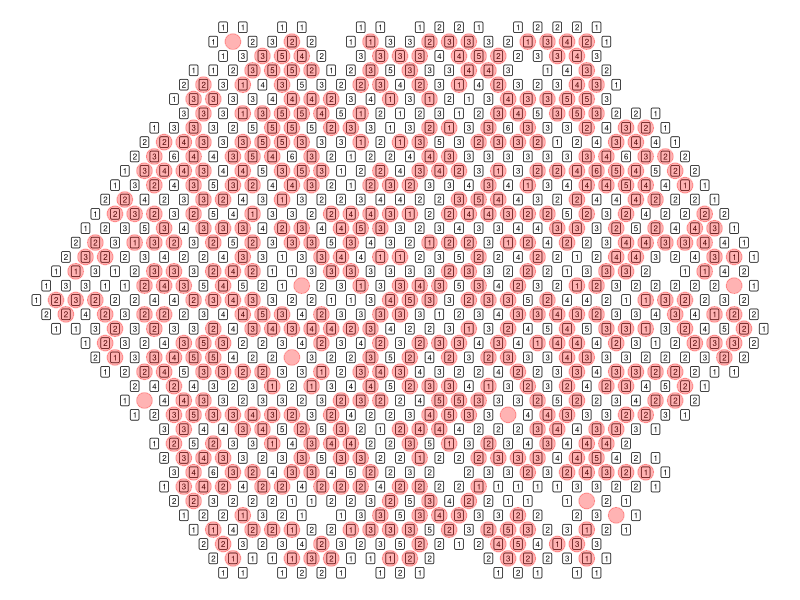

Generate this figure with R:
# Databricks notebook source
# MAGIC %md https://adventofcode.com/2020/day/24

# COMMAND ----------

# MAGIC %md <article class="day-desc"><h2>--- Day 24: Lobby Layout ---</h2><p>Your raft makes it to the tropical island; it turns out that the small crab was an excellent navigator. You make your way to the resort.</p>
# MAGIC <p>As you enter the lobby, you discover a small problem: the floor is being renovated. You can't even reach the check-in desk until they've finished installing the <em>new tile floor</em>.</p>
# MAGIC <p>The tiles are all <em>hexagonal</em>; they need to be arranged in a <a href="https://en.wikipedia.org/wiki/Hexagonal_tiling">hex grid</a> with a very specific color pattern. Not in the mood to wait, you offer to help figure out the pattern.</p>
# MAGIC <p>The tiles are all <em>white</em> on one side and <em>black</em> on the other. They start with the white side facing up. The lobby is large enough to fit whatever pattern might need to appear there.</p>
# MAGIC <p>A member of the renovation crew gives you a <em>list of the tiles that need to be flipped over</em> (your puzzle input). Each line in the list identifies a single tile that needs to be flipped by giving a series of steps starting from a <em>reference tile</em> in the very center of the room. (Every line starts from the same reference tile.)</p>
# MAGIC <p>Because the tiles are hexagonal, every tile has <em>six neighbors</em>: east, southeast, southwest, west, northwest, and northeast. These directions are given in your list, respectively, as <code>e</code>, <code>se</code>, <code>sw</code>, <code>w</code>, <code>nw</code>, and <code>ne</code>. A tile is identified by a series of these directions with <em>no delimiters</em>; for example, <code>esenee</code> identifies the tile you land on if you start at the reference tile and then move one tile east, one tile southeast, one tile northeast, and one tile east.</p>
# MAGIC <p>Each time a tile is identified, it flips from white to black or from black to white. Tiles might be flipped more than once. For example, a line like <code>esew</code> flips a tile immediately adjacent to the reference tile, and a line like <code>nwwswee</code> flips the reference tile itself.</p>
# MAGIC <p>Here is a larger example:</p>
# MAGIC <pre><code>sesenwnenenewseeswwswswwnenewsewsw
# MAGIC neeenesenwnwwswnenewnwwsewnenwseswesw
# MAGIC seswneswswsenwwnwse
# MAGIC nwnwneseeswswnenewneswwnewseswneseene
# MAGIC swweswneswnenwsewnwneneseenw
# MAGIC eesenwseswswnenwswnwnwsewwnwsene
# MAGIC sewnenenenesenwsewnenwwwse
# MAGIC wenwwweseeeweswwwnwwe
# MAGIC wsweesenenewnwwnwsenewsenwwsesesenwne
# MAGIC neeswseenwwswnwswswnw
# MAGIC nenwswwsewswnenenewsenwsenwnesesenew
# MAGIC enewnwewneswsewnwswenweswnenwsenwsw
# MAGIC sweneswneswneneenwnewenewwneswswnese
# MAGIC swwesenesewenwneswnwwneseswwne
# MAGIC enesenwswwswneneswsenwnewswseenwsese
# MAGIC wnwnesenesenenwwnenwsewesewsesesew
# MAGIC nenewswnwewswnenesenwnesewesw
# MAGIC eneswnwswnwsenenwnwnwwseeswneewsenese
# MAGIC neswnwewnwnwseenwseesewsenwsweewe
# MAGIC wseweeenwnesenwwwswnew
# MAGIC </code></pre>
# MAGIC <p>In the above example, 10 tiles are flipped once (to black), and 5 more are flipped twice (to black, then back to white). After all of these instructions have been followed, a total of <em><code>10</code></em> tiles are <em>black</em>.</p>
# MAGIC <p>Go through the renovation crew's list and determine which tiles they need to flip. After all of the instructions have been followed, <em>how many tiles are left with the black side up?</em></p>
# MAGIC </article>

# COMMAND ----------

library(tidyverse)

# COMMAND ----------

input <- "eeeseswneenwnwenwseeeee
swswnwswswneswswneeswswswswseswsww
sweswwnwseswnwewnwseewseeneneswww
swnwsweseneenweeseswseseeswseenese
nwsenwsewnesenenwnenwnwnewnwswwwswne
ewseeeeeswnee
nenwwwwwnwwwnewwwsewnwwswwww
neneeenenwnenwnesweneneeswneneenee
wnewsewwswnwswwsew
seswseseswnwseseseeseseswswswswseswswswnwse
swwweswweswseswseneseseseswseneswse
weeswnwswnenwseenenweswnwwenwnwwsw
seseeseneseeeeseseseewnwseeeesee
seseswseswseswseseeseseswsesewneseswsese
eseeeenenewneeneew
neneswswswnwswenwesewswwswwswswwe
nwnwnwnwnwnwneswnwnenenenwnw
wseseseseweseseweeseenese
wswwwswwwwnwswnwseswwnewwwswsew
eswnweneeesweenweeenweeeswwe
seseseseseseeseswseseseeseeseeneee
swsenwseseeeseseeseneswsewseeseesese
nwneswwnenwneneneneneneneenwsenenwneenenw
swswswsweswswswswswswswswswswswswswwsw
swswnwseswswswwswwwwswswsw
wnewseswwswwwwswwenwwswswwwwwsw
seseswsweseseswseswseswswseenwswsewswswsw
seseneseswseswswseswswsesenwseneneswsew
nwnwnenwnwnenenwsenwnwnwnenwnwenwnwnwnwsw
sweeeeneeneeneneneeneneene
nenenesweeneeeeneeneneneneenwnene
swnwneneneswenenesewnenene
neeneeenenenenenenesweneneeneee
nweesesesesweseseseesesewsesesesesese
seseseneseesesesenwswsesesesesesesesesese
neseswseesesenwseswseneeseseseneseseswsw
nwnwnwwwsenenenwseswnwnwnenwnenwnesenwsese
neswsewswswswswswswswswwswswswswwwsww
nwnwnwnwnwwnwnwswwnwwewnwwwwww
nenwswneswnenenenwneneswnenenenwnesenwnenee
sesesesesewseseswseseseseseseesesesese
eeeneswesenwneseeeneneneneeewne
neseswnesesenwseseswsesewseweseswese
seseseneseswseseseswsesesesesewsesesesenw
seswswnenwseseneseenwsesese
neswwwnwsenenwwnewwnwsenewswnwww
neneswneswnwswnwwswseswswswwswwswswesw
nwnwneenwnwnwnwwwnwswnwnwenenwnenenw
nwwwnwwnwnwseseenwnwwnwnwnwnwwsenw
nwnwnwsenwnwnwnenwnwnwnwnwnwnenenwnenenw
sweseswenwseewnweeeseenesenwsee
nenenenenenenenenwneseneeneneneneswnenene
wswswsweenweenwneswswnwnwnwneseew
swswswnwswsweswwswswswswswseeswswswsww
nwnwnwnwnwnwnwnenenenwnwnwnwwnwnwnwsene
wewwswnwnwswwnwwnwwnenwwewnwnwnw
nweeeeeeeeeeeswneseneeseew
wwwwewwwnwwnwnwnwswnwwwww
wwnwwwwwwwwwwwwwewseww
nenwnenwnenewnwnenwnenenwnenwnenenenwnwse
swswswswseseswnewwnwswswswwneswswnew
ewwwwnwwwwwwwwwwwwswwww
senesesewwswswnwwneeww
wnwswnwewewswwseeswwwwenww
weenenwwwsewneneneseeswneseesenesw
seseswwneswswesewswswwsweswnwnwswnwne
nenenenenenenenenenenenenenenenenwneswne
nwnewnwnwnenwsenenwnenwnwsewnenwnenene
nenwswenwnwwnwwnwneseenwnenwsenenesene
nenwwwnwswnwwseenwnwwsewnwwwwnww
wseswswswseseneswenewenwseseneswswwnw
neneneneswenenenewnenenenwneneeneene
nwnenwnwnenenenenenwnwnwneeneswnw
newnenwnewseneneneeneneseneneneneew
wnwnwwnenwnwswwnwwnwnwnwnwwnesewnww
eneneneenenwwneneeneneneswnenenenenene
sweenwnesenewswwswwswwsewwswnwswsenw
swwswnwwswwseseswwswswnwswswswswnwswse
swseneseeeeesewseesese
swwswswswewsweneswswswseswswwnewseswsw
sesesenwweneseneseswneswwwesesesee
wnwnwnwnwswwwsenwnewnwwnwnwenwwwse
nwnwwnwnwnwnwenwnwnwswnenwnwnwnwnwwse
swseeseseeeeeeeeeenweeeesee
neseneneeenewnenenwswwneseneeswneswnw
neeneeeneneeseneeneewneweneeee
seseswswswseseseswsenew
eeeeseeeeseenweeesweseseenwe
ewenwseswneneeenwseswwnwnwweswe
swwnwnwwsewneswnenwewnwwnwsenwnesw
nwnwnwnweneeneseesewwwswnwswnwneee
swswwwwswswneswseweewwnwwwswwswsw
neneneneneneneneneneneneneneneneneneswne
swseswseswswseseseswswswseswsewsesenenwsw
neswnwswseswswswseswwswwswwneswswswswsw
weneneneneeeeenwneneewneeneeese
nenenenwnwnenwneneneswnenwnwneenwnenwne
sweseweneseswnwnwenesenenwnenwnwwnenene
ewewsweswweswswswnesenwneswnwsew
seseseseseseseseseseseseseneseseseseswsew
nwnwswnwnwnwnenwnenwnwnwnenwnwenwnwnwnwnw
nwnwsesenwnwnwnwnwnwneswnesewnwsenwnww
neenenwnenenwwnwnenenenenwnwnenenwnene
nenwneenwwneseneneswneseseneenewnenese
sewnwswseswnenewwwwseweswwwnww
enwnwneswnwnwnwnwnwnwnwnwnwnwnwwnwnwnwe
neneeneneneewseneeneeneneneenenene
swseseeswseswswswswswseswswswswswswsww
nwseseenwswswwswsenenweswnewswnwswe
wswwwwwwwwswnwswwswwswwwew
eeeneeeenweeneneeenesene
eenwnewswswwswswnwnwswenewnenwnwse
neneeneneneenenewnenenenenenenenee
neesenwnwseswseeeseesesewesesewee
nwnwnwnwenwnenenenenewne
eswnwsenewwnweswwnwsewwwnwwnenew
swswswswswswsewswswseswseswseseswneswswse
seneeneneenwneenwsenenewnenesenenene
swswswswswwswwswswswneeswswswnwseswwwsw
ewwnenwneswswswswneswneenewswse
seswnwnwnwnwnwnwnwswnewnenwnenwenenenwne
nwnwnwnwnwnwnwnweenwnwswwnw
nenenenenenenwneneneseneneenewnenwnew
eeeeeewseeeeeeese
eswsewnewwnwsweneeeeeeenenwe
wnwwwwwnwwnwwwwwsewwwwww
senwseesenesweseenwweeesenewesee
seswswswswsweswswswswneswswweswswnwnw
eeeseweeseeeneeweeeeeeeee
nwnwnenwneswnenenwneenwnwnwnenwnwnwnene
nesenesweeswnenweeneneenenenwseeenw
nwnwnwnwnwnwnwnwnwnenwnwneseewnwnwnwnw
seseeseeeseseseeseeseeswnweseee
neeswwnenewswwnwneseswsewneweseesw
nwwswnewwnwnwnwneswnwnwnwwnwnwnwnwnw
wswwnewswswswnewswwswseneswsw
nwnwnwswnwnwnwnwwnwwnwwnwnwnwseenwnwnw
swewnwwnewwwnwnwwnwnwseeseenw
swswswswseswswswswneswswswswswseswsw
neeneswneneenwswneswnenenwenewseneew
enwnwnwwwnwswenwnwnwnwnwnwnwwswnwnw
nenenwnenenwnwnenenwnwnwnwnwnenwnwnwnwse
nwnwsesenwnewnenenwnwnwnwwnwnweseswnww
swenwwsenwsewewwnwwwwwwneesww
wswnwnwnwnwnwwwwwenww
seseseseseswseeseseswseseseswsesenwswse
wnwsenewwwwnwwwwswwwww
seesweeweeeweeeeeeeneee
nwwnwswwewwwwwnwwwwnwwwww
nenwnwnewnwnwnwsewnwnwsewwnenwnwnwsesesw
neenwsenewnenesenwnwnwsesenenwnenenwnwsw
swswswswswswswseswneswswseswsw
wneenwnwseneeneswnweseswsewsenenwnee
swseswswswswswseswseswswswswswneswswswsw
wswswswnwswseswwswswsw
swswsesweswswswswneswswwse
neswweeneewseneenenewseenenwesenw
swwwweeseseswnwneenwnwwsewwwnwse
neneneeneneeeneneneswneenwnwesweswe
wnwnwnwsewwwnenwwwwnwwew
nwswnesenwseseswseneeswse
nwnwnwnwnwnwnwenwnwnwnwwnwnwwnwswww
nwnenenwswnenwnwswnenenwnesenenenwsenenwe
senwnewseenesweswneseseeesesesesesesesw
eneneeweeneeeeeeeeeeeee
eseeeeseseseseseeweseseseeseee
wwsewwwswwwwwnewswswwwwww
enwsweswsenwnwswswswswnweswswswseswswsw
sesenwseswswsesewseseswseseseswseeneswse
eweenwesweeewnwweewesesee
seswseenwwnwsweswneeseswsesese
seswneswswsewnwsweswnwwneswneswwswwse
nwwnwswwnewnwnwnwnwnwnwnwnwwnwnwnwnw
swswwwneneswwwwww
nwswwsewnwnwswnwnwwswsweneneseenewnwe
senwnwnenenwnwnwenwswnenwewswswswnwsw
swwswswswswwswswswwswswswewswwwsw
swsesewseseseseswseneswsesesesesesesesese
ewseeeeswseseeeeeeeseeenwse
nwnwnwnwnwnenwnwnesenwnenwsenwswnwnwnwnw
nenenwwnenenenwnwnwnwnenwseenwnewnene
wswwswwnwwsesewswswswswswswwwswwswne
seenwweseseswnewenesenenenwswwnwnwe
swswwseswewnewswwwweesenwswwswsw
nwwnwenwwswnwnwnwnwwnwwnwwnwnwnwew
wswswsenewswwswswswswswswwwswswsww
wwwwnwnwnwnwnwnwewwnewwnwnwswwnw
eswnesewseeeesesweenesenwnwseseseenw
eswseseseeneseenwnesewwseeseswwsese
esenesesesesenwswsesweswnwswweswsesese
nwseesweeeewnwnwswewee
nwwnwnenenenenwsenenwnwnwnwnenwnwnenenw
wsenwnenwnwesenewnenwnwsw
swswswneswswwswswswswseswwswswswswswswsw
eeseweseseswseeseseseeesenwsewee
nenenenwseneneneneneswenewsewswnenene
eeneewswseswnenenenwnwswnwnwenwswnwswne
swwnwnwwsweseewswwswnewwwswsesww
swwseseswswswseeswsewswneseswswswsese
neseseswwswsesesenwseseseseseswesesesese
eewesweeeswseeswnweenwwnenwne
swswswswseswnwswwswwswwwswnewsesww
nenwnenesenewnenenenewneneneneneneeswnee
wsweswewwswswseseswewnweseswenw
nwnwwnwwwwsewwsewnwwnewnwnewnw
seneeenwneeeeswneeseneeeenwswe
swnwsenwnwneseseswseseneseseswwseeeswse
nwnwnewewenenwnwnwnenwnenwnwnwnwnwnw
neseneweenewneneeeeenenwneenenene
ewseneneenenenenwneneneseeneswenenw
nwnenenwnwnwnenwnwsenwnwnwnwnwsenwnwnwnw
swwswswwwwswwwnenwswswsweswswwwsw
eeseeeeneeenenwneneeeeenewsww
seseeeeeeeeeeswneseeseseeese
nesenewenwneeneneenenenene
nwsesenwseewwweseseseseseeswswswneene
swneswswwwwseeswwwwwwwsewwnwnw
senwswseenwseswseswswseseswswswseeseswsese
swseswswswseswnesesesweswswseneseswnwsew
eeeweseeneeenweeeneenesenene
eseeseseeseesenweseseeenwswsesee
enwneeneeenenesweneneneenenenenenene
swswswswswewswwswswswseeswswswswswsw
sesewswwnweseswnesesesesesewneswsese
nenenenwswnwenwsweeeeeneneneneese
nwneswenwwwwenesewsenwwnwnwnenwsww
neenwseseeseseseseswewnwnesewseswnee
neneweneneneeswneneneneneneenenenenese
sewneneeneneneneeneneeneneneneeenene
nwnwwwwwsenwnwnwnwwsewenwsene
eswsenwnweeeseseswseeeeweee
seeeseseseeseseseseseeeeeeew
neeeeseeenwneweeneesee
nwswnwwenwnwnwnenwnenenwsenenene
eneneneneenweneneweseneneneseswenene
nesweeseeneseeswweweenenwseese
nwwnwwwnwnwwnwenwswnw
swswswwnenwswwswwwswesweswnwswwsesw
nwsesenwnwnwnwwnwnwwnenwnwnwnwneenww
wnwsewwsenwwwnweeewwewnesww
nwnesenwseenesesesenesenenwwnwsenwwwwse
nwnwnwnwnwnwnwneneenwsenwnwnwwnwnwnwnwnew
sewsewwwnwnwnwnwnwwwnwnwnwnwnwnww
ewnenewweswswwewneweeeneee
swnwnenwnwnwnwnwnwnwnwnwnwnwswnwnwnenwnw
nwsenwnwwseneenenwnwnwnwnwnwnwnwnwnww
senwnwsenesenwnwneneswnenenesewnwswnenwnw
senweenweeeesweseswnwewenesee
wwewwnwwwwnwwnwwwwwwwswee
seswsenwsesesesesesesesese
nwnwwwewwnwwwwnwwwwwwwww
seeeeeeeeeseeeeseswseseeseenw
swwswswswswesweswswswswwswnwswswswe
eneneeeswneeeeneeeeeeeeenw
nenenwneeneneseneseneneneneenenwnwnewsw
neeenwewseneenwneswnesenewswneneeene
ewseseseseseseswneswseswswnwseswsesesese
nwnwnwwnesenwnwnwnwnwnwwnwnwnwwwww
nenweneeesweeeeeswewseswnwswe
weswswswswwwswswwwwswswswswswww
nenwsesesenweesesenwwnweseseswsenwse
seeeeeseeenwseeseswseeeseesesene
wnwnenenwsenwwnwweewnwwee
seeseseseesesesesenwsesesesesesesesee
wewswwwwwneswwww
sesenwseseseseseseseseseseseeseseswsese
seeneewsenweswesewwnwseseswswnwsesw
wnwnwswnwnwenwnwwnwnwnwneneswnwsw
seseseesesenesewesese
ewneeenweseseesesweeseseeseseseese
neneneseneneneneneneneneeeeneswnenenewne
senenwnwnwnwnwenwnwnwnwnwwnwnwnwneswe
wsweenweeseweeeenw
nenweesesesewsweeenwse
neneeneeneneneneneswneeneeeeenee
swenenenwneneneneneneeswnwneneneneneee
neenwneseneeenenewneweswneseenwnesw
swwsenewswneswnwswwwwswswwwwwse
nenwwswnewneseseswwsewwwnwwwwww
nenwswnwnwnwnwnwnesesenwnwnwwnwwnwnwnwne
wwswwwneswwswnwwwnewwwswwwse
neeswseseseseswwseneseeseeseseesesenee
nwnewnwneneneeneseneenenenenenewnene
nwsewsweseweeswwsenwnwwnwneenesw
eeeeseseeeseeseneswsee
nwnwnwnwwnwwnwwnwnwnwnwwwwwswnew
ewenenenenenenenenenenenenenenesenenene
nwnwnwwwnwnwnwwwwwwwewnwnwnww
nenenwneseseneseeswnenwwwwsenesenwnw
eeeneeenweneesenwseesweswseew
wswwneeenwnwnenwsenwswnwwnwwsesew
eeeeesewsesenweeseseeeese
eneesesesenweeneneswwnewnenenw
nenwswewenesenenenwseneneseeeenwnene
nwesenwsenwswnwnwnwnwnwnw
nwnwnwwnwwsenwnwnwnwnwnwwnwnwwnw
swneneswswswswseswswswswswswswswswswsww
neswnewnwnwewwwwwwswwwwnewsese
newwwwswwsewwnwnwwnwnwwwnewnw
seswseseneseswwsewseswseseswsenesesese
swswneenenenenwnenenenenenwnenenenenwnesenw
sesesewseeseseseseswwseseseneseeeneese
eeseneswsenenwwnwnenesewnenwnwnwswnw
wnenwneneneneneneneseneneenenesesenew
nwenwnwnwnwwnwnenenwnwnwnenenwnwnwnwne
nesenewsenenewnenesewnenenwnenenenene
wnwnwnenenwnwsenwwnwnwsenwnwnwnwnwnwnwne
nesewnwswwwwswwewwswew
wneweneeneeneneseewswwnenenewee
wwswwnwseswswweswwwwswwswswnwsesw
swswwswswswswneswswneseswwneseswswwswswsw
wwneseswwwwswe
nwsenwnenwnwnenenwnenene
nenenenwnenenenenwnenwsw
seswnwseswnwswneswswswsesweswswswnwsesw
swneswnesewnewwwswswwwwnwswww
swswnewwswswswswwswswswswswwswswwse
swweswswswswnweswneeswnwseswswswnwsw
swseswnesesesewneswwswneswnwseneswsenw
sewwnwwnwnwwwsenenwnwswwwsenewwwne
neneswneeenenweneswneneneswwneeenenene
swseswsweseseswsenenwnwwswswseswseneesw
nwenesenwsenenenwneswsweswnwnewesenw
swneneenwnwseneeeswneneeneweenene
swswswswwseswswseseseneswsweswseswswseswnw
eesweenesweeeeeeenwweeeee
nwnewneswwseneswswswwswseneswneseswsw
eseeenweeeseseenwnweseeeswese
neenwnwswnenenwenwnenwnenenenewnwnwnwnw
neeeneneeeneenewsenenenweneneesw
seseseseswwswswseseseseswswswswswswnee
senwswsewseswseswseseseswseseesesesenesese
swsweswswswwswwswswswswswswnwswsweswsw
neeewnewneesewseeneneenenwesene
nwnwenweswnwweseeesesweeneeseesenw
sewwwwwwnwwwwww
nwwneenwnwneswwenwnwnwnwneswswnwnwswnw
esesweeeeneeeeneeeewseseeesee
swsewenenenwneeseswwnewsenwneneene
nenenwnwnwnenwnwenenwnenwsenwnenwnwnenenesw
seseeswseneswswseseseswsweswwsesewsw
esesenewnwnwwwswnwnewwnewnwwsew
wnenwwswwswwswswswswwwswswwseesw
senenenwnenenenenenenenenenenenenwnene
swseneswswseseswswsweseswswwnwswsesese
wewwswwnwwwnwewwnwwswwsewsww
swswewsesweswseswseswswnwswnwswenwswse
neeeeeneeeeneeneenesweneenee
swseseseseswswsenwseseswseseseeseseseswse
swnwnwnwwwnwnenwnwesenwnwwnwnwnwnwnwnww
swneswwesesewswwwswwswswwswswwnenwsw
nwswnwsesenweeseswwswseswseswesenwse
swwnwwnwnwwnwnwwnenwnwnwwnwnwwnww
wneeswsenwswseseswwesw
neeenenwsweneseesweenenweeneeee
nwneeswseneswnwsenwnwsenwnwnwnenwnwnenw
sewwwsewswenwswswnwnw
wnwnwnwwenwnwnwnwnwsenwnwnenwwsw
wwswswwswwwwwwswswe
eeeneeeeeeseneeenweenewnee
neeesenenenewneeneeneneneenwnesw
wwwnewseewnwwwewwwwwwnwwse
seseseseseesewsesesesesese
eseeeeweeneeeseesese
swswswswnwwwwwwwwswwnewneswese
seswsesenwsenwnwsweseswswwseseswseese
swswswswseswswnwswswewswswswswswswswsw
eseeseeneewesewenweeeeseeesw
nwenwseneswswwswswnwseswseswwneswsweesw
wnwsewsesenenwneseswnenenwnw
nwnwnwsewswnwnwwwnwwnenwnwwnw
ewwnwnwnweswenwsenwwsesenwnwsenwewnw
eseeeeeweeeswneeseewenwneee
neswswswewswseswnwswseswswsw
wwnwwnwswenwnwwnwnwnwnwnesesewewne
nenenwnwnwnwneweneneneenenenenwnwnww
wneeeneeneneneeneeneeeneenenesee
swwwnwswswwnewswsweswwwswswswswwsw
eeeseseseseseewsewseeseseneewsese
wnwenwnwwenwnwnwwwnwsewwnwse
eswneewseseeseswneeseenww
wwnenwwwswnwnwswwwnwwwwwewww
neswnwswnwwswwwnwneeneswswwnwnewnw
swseneswseswnwwsenwswwnwswseswnesesene
nwswnwnwnwnwswwnwnenesenwnwnenwnwnw
swswnewswwwswswwwwwswswww
nenenenenenenewnenenenesenenenenenenene
wwswnwwneswwswwwwsewswswwwswswsew
eseeweeeeeseeseneeeesesesese
eeeeeseeesweenenwneeenweeee
swsewsesesenwnwseseneseseeneseeseswese
eeeenwseeeeeneenene
eweesenwseewne
nwnenwnewneseenewswsewsenwnwnwneswnesenw
esweeswseseneseeseeeseeeeeene
enwnenwnwnwenwwnenwwnweseswswnwnwnenwne
eenesenwnesenenenenwneneewnenwswsene
seswseseewewseseseseseesewseseswswnw
nwnwwnwenwnwnwnwnwwnweseswnwnwwnwnw
neseswswswswsesenwnwnwwsenwneseswwwsewe
sewwwwwnwwwnenwnwnwwwwwnwnw
wwwewswewswwwwswwwwwwwsw
swseeswseseneeeseeenwneneswewswne
neeswwnwneenenwnenesenwenewnenenewne
swwwwswwseswswwswswswswnewswwswsw
nwnwnwwwnwnwnwewewwswnwnwnwwnww
swswswswswswswswswswswwswswswswwswswne
weswswswnwweswneswswswswseswswenwswswnw
nenenwnenenwnenwnesenwsewnenenwnenenenenw
nwswnwnwsenwnwnwneewwseseswnwnwseneenw
seswneseseswneseswnwseewsewse
senwseeeseeeseseseseeseseseseesesw
enenwsewnwsewwnwnwswnewwwnwnewsw
wwswwwnwwsewnewnwnewww
nwswneseneswnwsweswswwswswswswnweenwesw
swwswweswswswswswswsweseneswneswwww
wewswwwwwwnwwwwwwnwnwwww
neswwwnwwswwseswswwswsewnwswwswwsw
nenwneneneneswnenesenenenenesenenwnwne
wseseseseseeseeeseseeesenew
swseenwnenenwswnwnwwsweenwneneseenenw
eeswsenewneseweeeswsesesesewnwnesese
nwseeeswseswwwnenesenwseswwseesesesesw
nesewnenenenenenene
wnwwnwwnwwnenwewwnwwwnwnwnwnwswse
neneneneswnenenenene
nwnwnwnwnenwnwneeswenwnewnwnwneenewnwne
eeeeneeeeneneneneeenwneswneswenwne
nenwnenwwnenenwenenwnenwenwneneswnene
nwnwnwwnewwwnwwwsewnwwwwwnwwnw
weswswsesweswneswnwswswswswswsweswsww
neneeneewneneneneeneswnenenenenenene
wswwwwnwnewwwwswswnwswsewsewsw
swswsenwseswseswnweswsesesesesesesesesese
nenwnwnwneneenenenenenewnwnwnenenesenene
swseswswwswsenenwseswswseswswseseswswsese
swswsesweswneswswswewnesenwseswnene
nenesweenesenenenenwnwneswnenwswsenwnwnw
wewsewswseswwnewswwnwwnwwswwwsw
nenwnwsenwswnwnwwnesenwnwnwnwnwnwenwne
sesenweseeseseseseneeseseeseseswsese
seweswwwnesenwwnwnwnw
sweseseseswneewsenweseneseeseesee
neneneeeeeneneneenenenenenenenewnew
nwewneswsweenwsesewesenesewneesw
eseseseseenesenwseeseeeew
nwswswseeswswseswseswswswseseseseseswswse
nwnwwnwnenenenwenenenenenenwneenenenenwsw
neseswswseseswswsewseseseseseseneswsesw
seswswswseswswnwseswswswswswswswswswsenese
wseswwnwewnwnwwwwwsweswnewnwenew
sewwswwneswwwwswwwenewwwswew
swseswswseseneseseswswsewseswseswseswsw
wsesesewseseeeseseesesesesesesesesee
nwnwnenenenwnenwnenenenenwnenenenwsenwnw
senenwswnweseswnenweneswwsw
neeeseeeneeneneneneenwnenenesenwe
nwwnwnwneswnwwnwswnwenwnwnwnwnwwnenwe
seseswewseswswnwneneseseneswswsewwsesw
nenewneeneswneeneneneseneneeneenene
neneeeneeeeeeeeneeeeewene
wnwwenewnwnwnwnwwnwnwnwwnwnwswsenwsenw
wwsewwswnwwwwwwswwwwww
swsweseeswsenwseseneweswswswwswswsesese
nwwnwnwnenwnwnwsenwnwnwnenwnwswnwnenw
sweswswswnwswneneneenwswswswswswsesww
neenewnwnwnenwnenenenewnwneneenwnwnw
nwnenwnwnenenwwseenwnewnenenene
nenenesenwswnenenenwnenwneneneenenwne
neeneeneweneeneeeneeenwese
swwneswnwswwsewswneswswseswswwswswnesw
swseseseseseseseeesesesenwseseseesese
nenweswseswswwsewswswnwnewwnwnesesew
swseswseseswswneneswswsenesese
nwseswsesesenwsesenwnwsenweseewwsese
neseeneeneneeeenenenenenenenewnew
nweweenwnwewseseseseesesese
esenwwnwswnenwwseeswswewnwswenesesese
neenwnwneseseseewneenesewnenenenenew
nwnwnwnwnenwnwnwnwnwnwswenwnwnenwswnwnwnwnw
swnwseswseeswnwswsw
wenweeseneswneswnwnwwneswseneneseswsw
nenenewnenenenenenenenenesenwnenenenwnene
seswnenwseeseswwseesenwswseseeeee
eeeneeeeweneneeeeeeeewee
eeeeeeneesweeeeeenweeee
eeneneeneeneeneenwneseeeneeene
wwwwsewwwwwwwnwwswewnwwsww
wwwewswwwnwnwnwnwwwwwnww
senwswsewwneseneswnenewwwenwwe
seeesesweseseneswnwseesewseeseew
swwneewwswswwswwwswswwswnewwww
swswwswswswwseswneswswwwwwwwswswsw
sewnwswwnwewnwwwwnenwnwnwnwewsewne
nenwnwnwnwwnwnwneswnwnwnwnwswnwnwnwnwnw
eweseneenwneenewneeeeneenewse
nwwwwwsewsenwwnwnwwweswnwswnwnee
eeeeeseeseesweenweseeeeeee
eneenesenewnenenenenwenenesenenenene
wwwwwwnwwwwwseewwwwwwww
nwnwwwnwnwwenwwwwwwnwwswwnwww
swnesesesesesewseseseseseseseseseesesesew
nwnwnwnwnweswswnenwnenenenenwnwnwnenwnw
wwwwnwnewnesewwseswwenwsewwnwnw
sewwwwwsewswwwnesewwnwwwwwwne
swswnwswswswnwswwswswswswwseweswswsw
wwnwswwwwwwwwseseewwnwnwnwww
nwnwswnwnwnwnwnenenenwnwnenenwnenenwnesw
eeeeeneeseenwesweneweneene
nenwwnwwwwnwwewwwwwsewseswwnw
nwwswswswnwwwsewwewwwweswwe
seswswwwswswnwwnwswweswweswsenwnw
nwnenenenenenwneneneswnenwnenenenenenene
neeesweeeenesweeeeeeseeee
eswswseseseswswswswswweenewnwswseswsw
eeseseseeseesesesesenwswseseneseesw
seeeeseseeeeeswenwseseesesesesese
neneenenwneneswnenwneneseenwnenesenenene
senwnwnwnwnwnwnwnwnwnwnwnwnwnwnwnwnwnwnw
neeenenenenenenenenweesweenenene
wwwnewwwwwwwwwwwwwwswwse
eeeeseeeeeeneesweseee
seswswnwwswseswswswswswwswnwswwswww
eseseeseeneesweswseseeesesesesenw
seseeseeenweeswesenesesesenesewe
seneseseseseseseswseeesesesesesesenwwenw
seeeeeeeeweseeeeeeeeee
neenwneneneeeneneeeneneneneeneeswne
wwwwwwwwwwwwwwnwwnwwe
seseneseseseswsenwswswswseseswsenwseswsesw
wwswwwnenwwwenwnwsesesweswwwwnw
wwwwwswwwnwwsewnwwnenwnwnwnewse
neneneneeewneneneneeseeneneneswee
nwnwnwnwnwnwnwenwnwwnwnwswwnwnwnw
nwseeneseseeeseeseenweswsweeesese
eswneneenenenwnenenwneneneneneneswswnwswnw
seswseseswswswswswneswswswseswseswsesese
eswnwneeseewenesweneseneeeenwnenw
wnwnwnwnwnwnwwnwwnwnwnwsenwnwnwnwnwnw
swwswwwwswneswwwwwwswwwwnesw
seseewswweswenwswsenwswnenwswswneeene
swswswswseeswseswswswenwswwswewswseew
senwnenwswswswswseewswwnewswswsenesw
eneneneeeeeeweneeeneeesewneee
nwnwnwnwnwnwnwnwnwwwsewwnw
wwsesewsenesweneneseeeseswnwnesew
eeneneesweeeseswwneeseseeeeew
senesewwenwneswsenweeswswsenwswswnesw
nwnwwnwnwnwnwwwnwwnwwnwnwnwwsewne
seswseseswseswswswneseneseswswwseswsese
sesesesesesesesesesesesesesenwsesesesese
seeseeeeeweeeee
sesesenwsesesenenewseswswseseseseseseenw
nwnwwewwwnwswnwnwwnwwwwwnwww
wwnwnwnwnwnwnwwnwnwswenwnwnw
neneneneneneseneneneeneneneenenenwnene
wwnwsenwnwnwnwnwnenwnwnwnwnwnwnwwnww
newnwnesewnwsewsenenwswnwnwnwnwnwnwnwnwnw
senwsenwnwnwnwnenesewnenwnwnwnese
eseseseseseseseesesesesenw
neseesewsenwseseswseseseenwnew
swneswwswseswswswseneswnwseseswwseseswse
wwwewwnwwwwnwwwwnwwwwww
nenenesenenwnenwneneneswnwnenenwnenenenw
"

# COMMAND ----------

tiles <- input %>% read_lines() %>% str_extract_all("(e|se|sw|w|nw|ne)")
tiles

# COMMAND ----------

paths <-
  tiles %>%
  enframe(name = "path_id", value = "direction") %>%
  unnest(direction) %>%
  mutate(
    x = case_when(
      direction == "e"  ~ 2,
      direction == "se" ~ 1,
      direction == "sw" ~ -1,
      direction == "w"  ~ -2,
      direction == "nw" ~ -1,
      direction == "ne" ~ 1,
    ),
    y = case_when(
      direction == "e"  ~ 0,
      direction == "se" ~ -1,
      direction == "sw" ~ -1,
      direction == "w"  ~ 0,
      direction == "nw" ~ 1,
      direction == "ne" ~ 1,
    )
  )
paths

# COMMAND ----------

black_tiles <-
  paths %>%
  group_by(path_id) %>%
  summarise(x = sum(x), y = sum(y)) %>%
  count(x, y) %>%
  filter((n %% 2) == 1) %>%
  select(-n)

answer <- black_tiles %>% nrow()
answer

# COMMAND ----------

# MAGIC %md <article class="day-desc"><h2 id="part2">--- Part Two ---</h2><p>The tile floor in the lobby is meant to be a <span title="I need one of these!">living art exhibit</span>. Every day, the tiles are all flipped according to the following rules:</p>
# MAGIC <ul>
# MAGIC <li>Any <em>black</em> tile with <em>zero</em> or <em>more than 2</em> black tiles immediately adjacent to it is flipped to <em>white</em>.</li>
# MAGIC <li>Any <em>white</em> tile with <em>exactly 2</em> black tiles immediately adjacent to it is flipped to <em>black</em>.</li>
# MAGIC </ul>
# MAGIC <p>Here, <em>tiles immediately adjacent</em> means the six tiles directly touching the tile in question.</p>
# MAGIC <p>The rules are applied <em>simultaneously</em> to every tile; put another way, it is first determined which tiles need to be flipped, then they are all flipped at the same time.</p>
# MAGIC <p>In the above example, the number of black tiles that are facing up after the given number of days has passed is as follows:</p>
# MAGIC <pre><code>Day 1: 15
# MAGIC Day 2: 12
# MAGIC Day 3: 25
# MAGIC Day 4: 14
# MAGIC Day 5: 23
# MAGIC Day 6: 28
# MAGIC Day 7: 41
# MAGIC Day 8: 37
# MAGIC Day 9: 49
# MAGIC Day 10: 37
# MAGIC 
# MAGIC Day 20: 132
# MAGIC Day 30: 259
# MAGIC Day 40: 406
# MAGIC Day 50: 566
# MAGIC Day 60: 788
# MAGIC Day 70: 1106
# MAGIC Day 80: 1373
# MAGIC Day 90: 1844
# MAGIC Day 100: 2208
# MAGIC </code></pre>
# MAGIC <p>After executing this process a total of 100 times, there would be <em><code>2208</code></em> black tiles facing up.</p>
# MAGIC <p><em>How many tiles will be black after 100 days?</em></p>
# MAGIC </article>

# COMMAND ----------

adjacent_delta <- tribble(
  ~dx, ~dy,
    2,   0,
   -2,   0,
    1,   1,
   -1,   1,
   -1,   -1,
    1,  -1
)
adjacent_delta

# COMMAND ----------

simulate_impl <- function(black_tiles) {
  neighbor_black_count <-
    black_tiles %>%
    mutate(delta = list(adjacent_delta)) %>%
    unnest(delta) %>%
    transmute(
      x = x + dx,
      y = y + dy
    ) %>%
    count(x, y) %>%
    ungroup() # Unneeded?
  
  new_black <- neighbor_black_count %>% filter(n == 2) %>% select(-n)
  
  new_white <- bind_rows(
    neighbor_black_count %>% filter(n > 2),
    anti_join(black_tiles, neighbor_black_count) # n == 0
  ) %>%
    select(-n)
  
  bind_rows(
    anti_join(black_tiles, new_white),
    anti_join(new_black, black_tiles)
  ) %>%
    distinct()
}

simulate <- function(black_tiles, n_times = 1) {
  for (i in seq_len(n_times)) {
    black_tiles <- simulate_impl(black_tiles)
  }
  black_tiles
}

# COMMAND ----------

plot_tiles <- function(black_tiles) {
  neighbor_black_count <-
    black_tiles %>%
    mutate(delta = list(adjacent_delta)) %>%
    unnest(delta) %>%
    transmute(
      x = x + dx,
      y = y + dy
    ) %>%
    count(x, y) %>%
    ungroup()

  ggplot(mapping = aes(x, y)) +
    geom_label(data = neighbor_black_count, mapping = aes(label = n), size = 2) +
    geom_point(data = black_tiles, size = 5, alpha = 0.3, color = "red") +
    theme_void()
}
plot_tiles(black_tiles)

# COMMAND ----------

answer <- simulate(black_tiles, 100) %>% nrow()
answer
